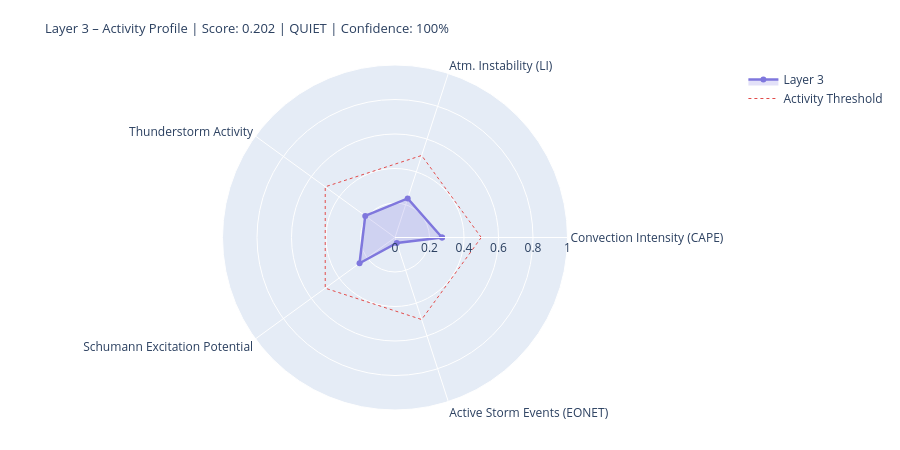

The code cell stored with this chart in its notebook:
### Markdown cell above
---
## 4. State Assessment & Handoff to Layer 4/5

### Code cell
# ============================================================
# LAYER-3-SCORE
# Five dynamic components
# ============================================================

def norm(v, lo, hi):
    if v is None or (isinstance(v, float) and math.isnan(v)): return None
    return round(max(0.0, min(1.0, (v - lo) / (hi - lo))), 4)

# --- 1) Convection intensity (global CAPE mean) ---
cape_mean = df_atm['cape'].dropna().mean() if not df_atm.empty else None
conv_score = norm(cape_mean, 0, 3000)
conv_src   = 'primary' if cape_mean is not None else 'missing'

# --- 2) Atmospheric instability (LI mean) ---
li_mean   = df_atm['li'].dropna().mean() if not df_atm.empty else None
# Negative LI = unstable → higher score
instab_score = norm(-li_mean if li_mean is not None else None, -6, 6)
instab_src   = 'primary' if li_mean is not None else 'missing'

# --- 3) Thunderstorm activity (mean thunder score + WMO count) ---
thunder_mean = df_atm['thunder_score'].mean() if not df_atm.empty else None
n_thunder    = int(df_atm['thunderstorm'].sum()) if not df_atm.empty else 0
thunder_score_val = norm(
    (thunder_mean or 0) * 0.7 + n_thunder * 0.1, 0, 1.0
) if thunder_mean is not None else None
thunder_src = 'primary'

# --- 4) Schumann excitation potential (weighted Schumann contribution) ---
schumann_pot = df_atm['schumann_contribution'].mean() if not df_atm.empty else None
# Boosted by Layer-2 thunderstorm trigger
if schumann_pot is not None and l2_thunder:
    schumann_pot = min(1.0, schumann_pot * 1.2)
schumann_score = norm(schumann_pot, 0, 1.0) if schumann_pot is not None else None
schumann_src   = 'derived'

# --- 5) Storm activity (NASA EONET) ---
# Distinction: None = data not loaded, 0.0 = loaded but no events
storm_score = None
storm_src   = 'missing'
if raw.get('storms') is not None:          # API reached successfully
    storm_score = norm(len(storm_events), 0, 30) if storm_events else 0.0
    storm_src   = 'primary'

# X-Ray and Kp: context only, not in dynamic score
# (X-Ray = Layer-0/4 driver; Kp = geomagnetic index, not a lightning proxy)
xray_context = None
if raw.get('xray'):
    df_xc = pd.DataFrame(raw['xray'])
    fc = next((c for c in df_xc.columns
               if any(k in c.lower() for k in ['flux','long']) and 'time' not in c.lower()),
              df_xc.columns[1])
    df_xc[fc] = pd.to_numeric(df_xc[fc], errors='coerce')
    xray_last = df_xc[fc].dropna().iloc[-1] if not df_xc[fc].dropna().empty else None
    if xray_last:
        xray_class = ('X' if xray_last>=1e-4 else 'M' if xray_last>=1e-5
                      else 'C' if xray_last>=1e-6 else 'B')
        xray_context = {'flux': float(xray_last), 'class': xray_class}
        print(f'X-Ray context: {xray_class}-class ({xray_last:.2e} W/m²)')

# --- Aggregate ---
COMPONENTS = {
    'Convection Intensity (CAPE)':  {'score': conv_score,       'source': conv_src,    'dynamic': True},
    'Atm. Instability (LI)':         {'score': instab_score,     'source': instab_src,  'dynamic': True},
    'Thunderstorm Activity':              {'score': thunder_score_val, 'source': thunder_src, 'dynamic': True},
    'Schumann Excitation Potential':   {'score': schumann_score,   'source': schumann_src,'dynamic': True},
    'Active Storm Events (EONET)': {'score': storm_score,      'source': storm_src,   'dynamic': True},
}

available   = {k: v['score'] for k, v in COMPONENTS.items() if v['score'] is not None}
unavailable = [k for k, v in COMPONENTS.items() if v['score'] is None]
layer3_score = round(sum(available.values()) / len(available), 4) if available else None
confidence   = round(len(available) / len(COMPONENTS), 2)
level = ('unknown' if layer3_score is None
         else 'quiet'   if layer3_score < 0.3
         else 'moderate' if layer3_score < 0.6
         else 'active')
dominant_l3 = max(available, key=available.get) if available else 'none'

# --- Ausgabe ---
W = 68
print('=' * W)
print('LAYER 3 – ATMOSPHERE / WEATHER / THUNDERSTORMS – STATE ASSESSMENT')
print('=' * W)
for name, comp in COMPONENTS.items():
    s = comp['score']
    if s is not None:
        bar = '█' * int(s * 20) + '░' * (20 - int(s * 20))
        print(f'  {name:<36} {bar}  {s:.3f}  [{comp["source"]}]')
    else:
        print(f'  {name:<36} {"─" * 20}  n/a   [missing]')
print('-' * W)
print(f'  Score:        {layer3_score:.3f}  ({len(available)}/{len(COMPONENTS)} components)')
print(f'  Confidence:   {confidence:.0%}')
print(f'  Level:        {level.upper()}')
print(f'  Dominant:     {dominant_l3}')
print(f'  CAPE mean:    {cape_mean:.0f} J/kg' if cape_mean else '  CAPE mean:    n/a')
print(f'  LI mean:      {li_mean:.1f} K' if li_mean is not None else '  LI mean:      n/a')
print(f'  Thunderstorms:{n_thunder} points (WMO)  +  {len(storm_events)} NASA EONET')
print('=' * W)

# Radar
cats   = list(available.keys())
vals_r = list(available.values())
if len(cats) >= 3:
    fig = go.Figure()
    fig.add_trace(go.Scatterpolar(
        r=vals_r + [vals_r[0]], theta=cats + [cats[0]],
        fill='toself', fillcolor='rgba(127,119,221,0.22)',
        line=dict(color='#7F77DD', width=2.5), name='Layer 3'
    ))
    fig.add_trace(go.Scatterpolar(
        r=[0.5] * (len(cats)+1), theta=cats + [cats[0]],
        line=dict(color='#E24B4A', dash='dot', width=1),
        mode='lines', name='Activity Threshold'
    ))
    fig.update_layout(
        title=dict(
            text=f'Layer 3 – Activity Profile | Score: {layer3_score:.3f} | {level.upper()} | Confidence: {confidence:.0%}',
            font=dict(size=13)
        ),
        polar=dict(radialaxis=dict(visible=True, range=[0, 1])),
        height=450, showlegend=True,
        margin=dict(l=60, r=60, t=65, b=40)
    )
    fig.show()

### Figure 1 — Plotly figure (JSON) as saved in the notebook; plotly's stock layout.template omitted (floating-point values rounded to 4 significant figures)
{"data": [{"fill": "toself", "fillcolor": "rgba(127,119,221,0.22)", "line": {"color": "#7F77DD", "width": 2.5}, "name": "Layer 3", "r": [0.2727, 0.2383, 0.2132, 0.254, 0.0333, 0.2727], "theta": ["Convection Intensity (CAPE)", "Atm. Instability (LI)", "Thunderstorm Activity", "Schumann Excitation Potential", "Active Storm Events (EONET)", "Convection Intensity (CAPE)"], "type": "scatterpolar"}, {"line": {"color": "#E24B4A", "dash": "dot", "width": 1}, "mode": "lines", "name": "Activity Threshold", "r": [0.5, 0.5, 0.5, 0.5, 0.5, 0.5], "theta": ["Convection Intensity (CAPE)", "Atm. Instability (LI)", "Thunderstorm Activity", "Schumann Excitation Potential", "Active Storm Events (EONET)", "Convection Intensity (CAPE)"], "type": "scatterpolar"}], "layout": {"height": 450, "margin": {"b": 40, "l": 60, "r": 60, "t": 65}, "polar": {"radialaxis": {"range": [0, 1], "visible": true}}, "showlegend": true, "title": {"font": {"size": 13}, "text": "Layer 3 – Activity Profile | Score: 0.202 | QUIET | Confidence: 100%"}}}
